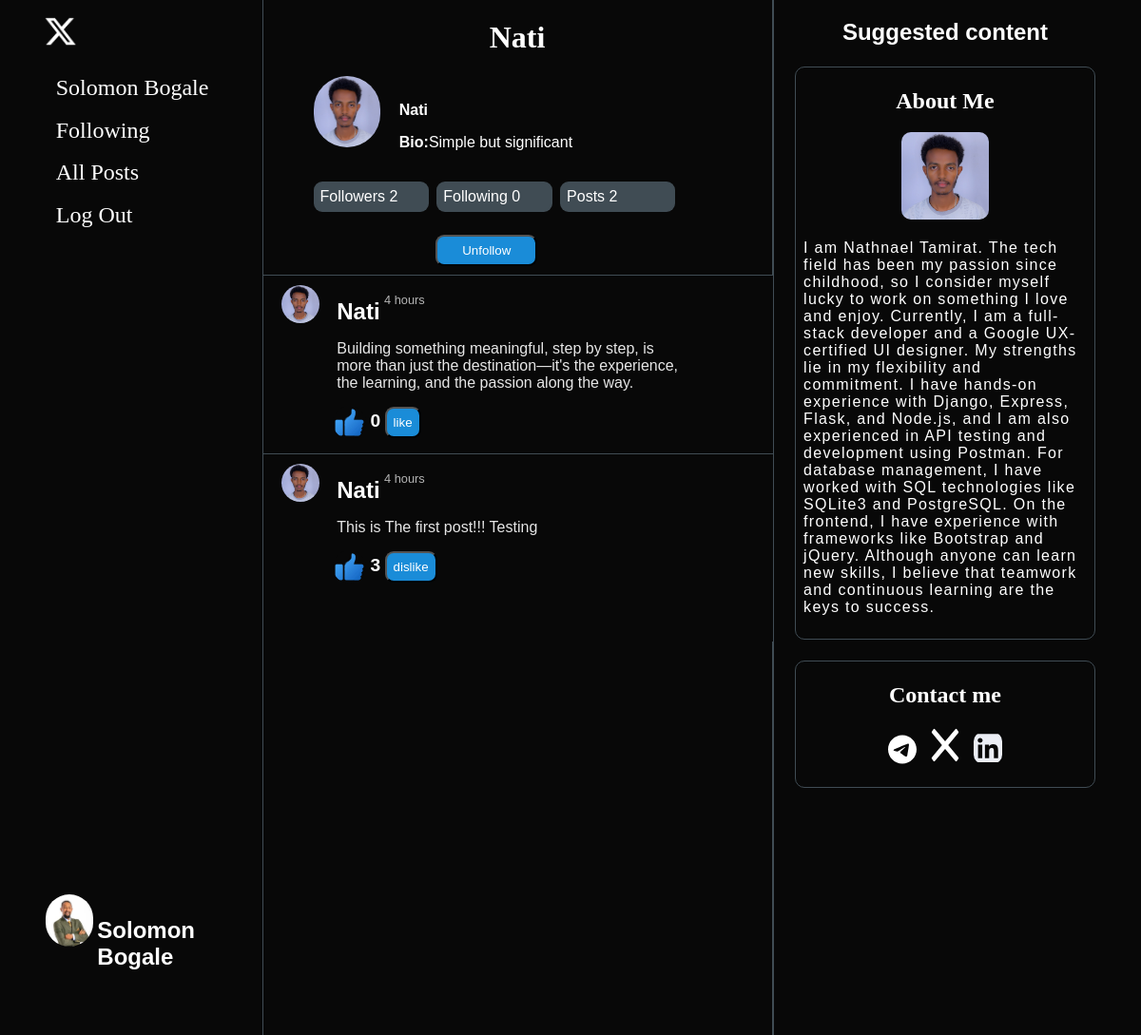
Screenshot of /profile_view/nati (signed in) with the database file from the repository.
### network/models.py (models this page shows)
class User(AbstractUser):
    pass

class Profile(models.Model):
    user = models.ForeignKey(User, on_delete=models.CASCADE, related_name="profile")
    bio = models.TextField(blank=True)
    image = models.ImageField(upload_to='images/', blank=True, null=True)
    profileSet = models.BooleanField(default=False)

class Publish(models.Model):
    user = models.ForeignKey(User, on_delete=models.CASCADE, related_name="userPublish")
    content = models.TextField()
    time = models.DateTimeField(auto_now_add=True)
    likes = models.IntegerField(default=0)
    def liked(self,user):
        return Like.objects.filter(user=user, publishliked=self).exists()
    def get_profile_image(self):
        profile = Profile.objects.filter(user=self.user).first()
        if profile:
            return profile.image.url
        return None

### network/views.py (the view, shortened to what this page needs)
# urls.py: path("profile_view/<str:username>",views.profile_view,name="profile_view"),
@csrf_exempt
def profile_view(request,username):
    followerpersons = []
    user = User.objects.get(username=username)
    username = user.username
    imgurl = Profile.objects.get(user  = request.user)
    imageurl = imgurl.image.url
    profile = Profile.objects.get(user=user)
    bio = profile.bio
    image_link = profile.image.url
    followers = Followers.objects.filter(user=user).count()
    for follower in Followers.objects.filter(user = user):
        followerpersons.append(follower.follower.username)
    following = Following.objects.filter(user=user).count()
    if request.user.username.strip().lower() in (name.strip().lower() for name in followerpersons):
        followed = True
    else:
        followed = False
    postNumber = Publish.objects.filter(user = user).count()
    publishes = Publish.objects.filter(user = user).order_by('-time')
    for publish in publishes:
            publish.liked_by_user = publish.liked(request.user)
            publish.profile_image = publish.get_profile_image()
            time_diff = timezone.now()-publish.time
            publish.time_left = time_diff
            if time_diff.days >= 1:
                publish.time_left = f"{time_diff.days} days"
            else:
                hours = time_diff.seconds // 3600
                if hours >= 1:
                    publish.time_left = f"{hours} hours"
                else:
                    minutes = time_diff.seconds // 60
                    publish.time_left = f"{minutes} minutes"
    if request.user.is_authenticated:
        return render(request,"network/profileview.html",{
        'button':True,
        'followed':followed,
        'username':username,
        'bio':bio,
        'image_link':image_link,
        'profile':profile,
        'followers':followers,
        'following':following,
        'postNumber':postNumber,
        'button':True,
        'imageurl':imageurl,
        'publishes':publishes
        })

### network/templates/network/profileview.html (shortened to what this page needs)
{% extends "network/layout.html" %}
{%block follow %}fol{%endblock%}
{% load static %}
    {% block body %}
    <div id="cont">
        <h1>
            {{username}}
        </h1>
        <div class="profile">
            <div class="profileinprofile">
                <div class="pl">
                    <img class = "personimage3" src="{{image_link}}" alt="">
                </div>
                <div class="pr">
                    <p>{{username}}</p>
                    <p><strong>Bio:</strong>{{bio}}</p>
                </div>
            </div>
                <div class="pshow">
                    <p id = "followers">Followers {{followers}}</p>
                    <p id = "following">Following {{following}}</p>
                    <p id = "postNumber">Posts {{postNumber}}</p>
                </div>
                <div class="dfollowUnfollow">
                    {% if request.user.is_authenticated and request.user.username != username %}
                    {% if followed %}
                        <button class = "followUnfollow" id = "unfollow" data-user =  {{username|urlencode}}>Unfollow</button>
                    {%else%}
                        <button class = "followUnfollow" id = "follow" data-user =  {{username|urlencode}}>Follow</button>
                    {%endif%}
                    {% endif %}
                </div>
        </div>
        <div id="allpost">
            {% for publish in publishes %}
            <div class="published">
                <div class="cont">
                    <img src="{{publish.profile_image}}" alt="">
                    <div class="contr">
                        <div class="contrt">
                            <a href="#" class = "postuser">{{publish.user}}</a>
                            <p class = "time">{{publish.time_left}}</p>
                        </div>
                        <p class = "content">{{publish.content}}</p>
                    </div>
                </div>
                <div class="contb">
                    <div class="liking">
                        <img  class = "likeimg"  src="{% static 'network/like.png' %}" alt="Like">
                        <p class ="likeNumber">{{publish.likes}}</p>
                        {% if publish.liked_by_user and button %}
                        <button data-postid="{{publish.id}}" class = "like">dislike</button>
                        {% elif button %}
                        <button data-postid = "{{publish.id}}" class="like">like</button>
                        {% endif %}
                    </div>
                </div>
            </div>
            {%empty%}
            <div class="published"><h2>No Posts</h2></div>
        {% endfor %}
        </div>
    </div>
    {% endblock %}
    {% block bottom %}
    <img  class = "personimage1"src="{{imageurl}}" alt="userimage">
    <p class = "r postuser">{{user.username}}</h2>
{% endblock%}

### network/templates/network/layout.html (shortened to what this page needs)
{% load static %}
<!DOCTYPE html>
<html lang="en">
    <head>
        <link href="{% static 'network/styles.css' %}" rel="stylesheet">
    </head>
    <body>
            <nav class="navbar navbar-expand-lg navbar-light bg-light">
                <div>
                <img id = "x" src="{% static 'network/network.png' %}" alt="">
                  <ul >
                    <li class="nav-item">
                        <a class="{%block fill %}{%endblock%}" href="#">{{user.username}}</a>
                    </li>
                <li class="nav-item">
                    <a class = "{%block follow %}{%endblock%}" class="nav-link" href="#"> Following </a>
                </li>
                    <li class="nav-item">
                      <a class="nav-link" href="{% url 'index' %}">All Posts</a>
                    </li>
                    {% if user.is_authenticated %}
                        <li class="nav-item">
                            <a class="nav-link" href="{% url 'logout' %}">Log Out</a>
                        </li>
                    {% endif %}
                  </ul>
                </div>
                    {% if user.is_authenticated %}
                    <div class="bottom">
                        {% block bottom %}
                        {% endblock%}
                </div>
                {% endif %}
              </nav>
                <div class="container-fluid">
                    {% block body %}
                    {% endblock %}
               <div id="right">
                    <h2>Suggested content</h2>
                    <div class="cs50">
                        <h3><a target = "_blank" href="https://learning.edx.org/course/course-v1:HarvardX+CS50+X/home">About Me</a></h3>
                        <img id = "pimage" src="{%static 'network/profile.jpg'%}" alt="">
                        <p id="aboutme">I am Nathnael Tamirat. The tech field has been my passion since childhood, so I consider myself lucky to work on something I love and enjoy. Currently, I am a full-stack developer and a Google UX-certified UI designer. My strengths lie in my flexibility and commitment.
                            I have hands-on experience with Django, Express, Flask, and Node.js, and I am also experienced in API testing and development using Postman. For database management, I have worked with SQL technologies like SQLite3 and PostgreSQL. On the frontend, I have experience with frameworks like Bootstrap and jQuery.
                            Although anyone can learn new skills, I believe that teamwork and continuous learning are the keys to success.
                        </p>
                    </div>
                    <div class="cs50">
                        <h3><a target = "_blank" href="https://learning.edx.org/course/course-v1:HarvardX+CS50P+Python/home">Contact me</a></h3>
                        <ul class="social-media-links">
                            <li><a target="_blank" href="https://t.me/NathnaelDev"><img src="{% static 'network/telegram.svg'%}" alt=""></a></li>
                            <li><a target="_blank" href="https://X.com/NathnaelDev"><img src="{% static 'network/x.svg'%}" alt=""></a></li>
                            <li><a target="_blank" href="https://linkedin.com/in/Nathnael-Tamirat"><img src="{% static 'network/linkedin.svg'%}" alt=""></a></li>
                            <li><a target="_blank" href="https://www.github.com/nathnael1"><img src="{% static 'network/github.svg'%}" alt=""></a></li>
                        </ul>
                    </div>
               </div>
            </div>
    </body>
</html>

### network/templates/network/layout.html (style rules this page uses)
#pimage { width:30% !important ; }
#aboutme { padding:5px; font-size:1rem; }
.personimage1 { width:50px !important; height:55px !important; }
.personimage3 { width:70px !important; height:75px !important; }

### rows the page displays
User: username "Solomon Bogale"
User: username "Nati"
Profile: bio "Simple but significant"
Publish: user "Nati", time_left "4 hours", content "Building something meaningful, step by step, is more than just the destination—it's the experience, the learning, and the passion along the way.", likes "0"
Publish: user "Nati", time_left "4 hours", content "This is The first post!!! Testing", likes "3"

### other values shown
{{ followers }} "2"
{{ following }} "0"
{{ postNumber }} "2"
